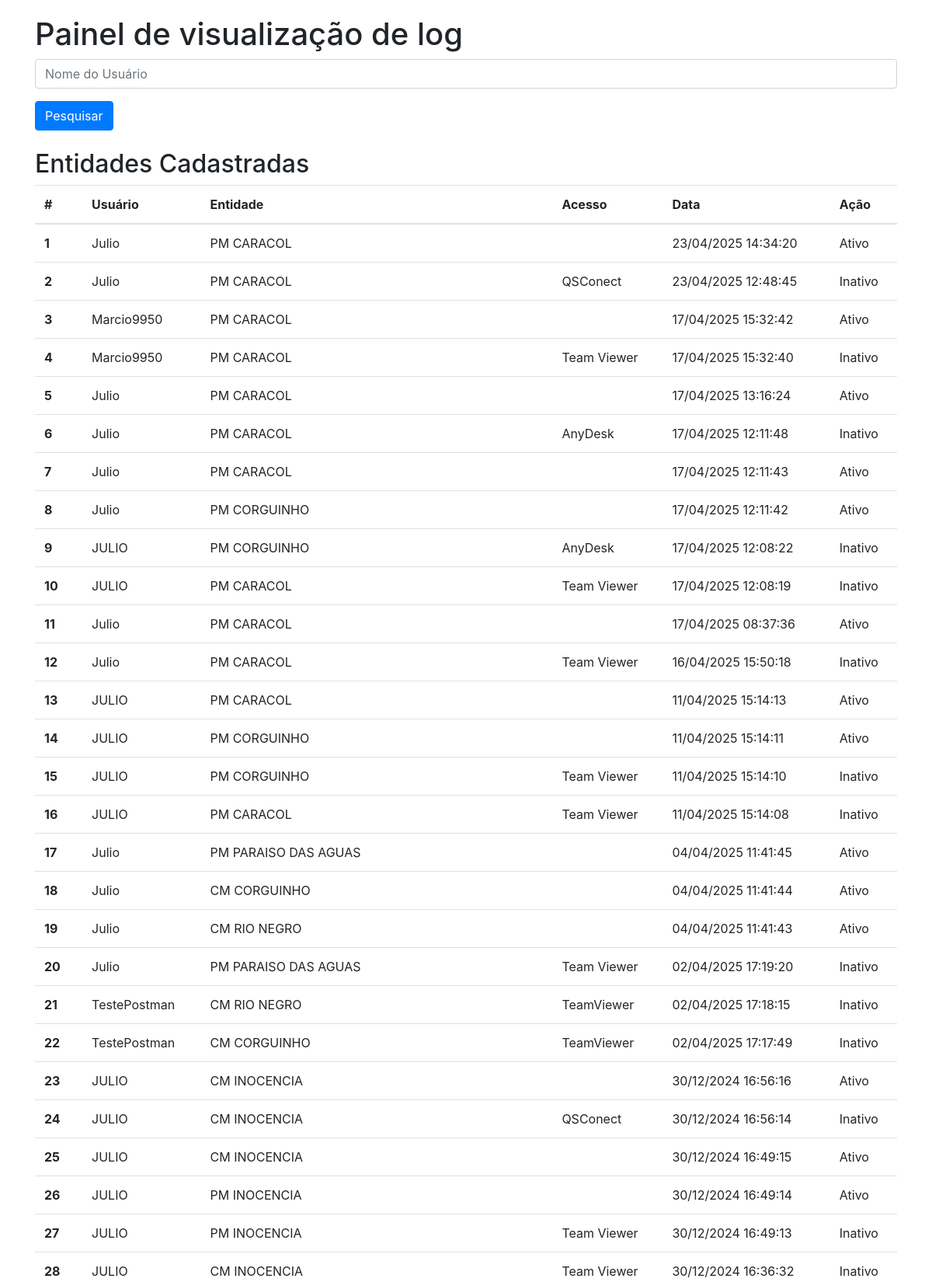
The app's page /log (upper part) with its own data.
### models.py (models this page shows)
class Log(db.Model):
    __tablename__= 'log'
    id = db.Column(db.Integer, primary_key=True)
    usuario = db.Column(db.String(100), nullable=False)
    entidade = db.Column(db.String(100), nullable=False)
    acesso = db.Column(db.String(100))
    data = db.Column(db.DateTime, default=db.func.now())
    ativo = db.Column(db.Boolean, default=True)

### app.py (the view, shortened to what this page needs)
@app.route('/log', methods=['GET', 'POST'])
def log():
    filtro = request.args.get('filtro', '')
    logs = Log.query.filter(
        Log.usuario.like(f'%{filtro}%')
    ).order_by(Log.data.desc()).all()
    for log in logs:
        if log.data:  # Verifique se a data existe para evitar erros
            log.data_formatada = log.data.strftime('%d/%m/%Y %H:%M:%S')
        else:
            log.data_formatada = 'Data não disponível'
    return render_template('log.html', logs=logs)

### templates/log.html (shortened to what this page needs)
<!DOCTYPE html>
<html lang="pt-br">
<head>
    <link rel="stylesheet" href="{{ url_for('static', filename='css/styles.css') }}">
    <link rel="stylesheet" href="https://stackpath.bootstrapcdn.com/bootstrap/4.5.2/css/bootstrap.min.css">
</head>
<body>
    <div class="container">
        <h1>Painel de visualização de log</h1>
        <form method="GET" action="{{ url_for('log') }}" class="mb-4">
            <div class="form-group">
                <input type="text" name="filtro" class="form-control" placeholder="Nome do Usuário" value="{{ request.args.get('filtro', '') }}">
            </div>
            <button type="submit" class="btn btn-primary">Pesquisar</button>
        </form>
        <h2>Entidades Cadastradas</h2>
        <table class="table">
            <thead>
                <tr>
                    <th scope="col">#</th>
                    <th scope="col">Usuário</th>
                    <th scope="col">Entidade</th>
                    <th scope="col">Acesso</th>
                    <th scope="col">Data</th>
                    <th scope="col">Ação</th>
                </tr>
            </thead>
            <tbody>
                {% for log in logs %}
                    <tr>
                        <th scope="row">{{ loop.index }}</th>
                        <td>{{ log.usuario }}</td>
                        <td>{{ log.entidade }}</td>
                        <td>{{ log.acesso }}</td>
                        <td>{{ log.data_formatada }}</td>
                        <td>{% if log.ativo %}Ativo{% else %}Inativo{% endif %}</td>
                    </tr>
                {% endfor %}
            </tbody>
        </table>
    </div>
</body>
</html>

### static/css/styles.css (style rules this page uses)
.container { margin-top: 20px; }

### records on screen
Log: usuario "Julio", entidade "PM CARACOL", data_formatada "23/04/2025 14:34:20", ativo "Ativo"
Log: usuario "Julio", entidade "PM CARACOL", acesso "QSConect", data_formatada "23/04/2025 12:48:45", ativo "Inativo"
Log: usuario "Marcio9950", entidade "PM CARACOL", data_formatada "17/04/2025 15:32:42", ativo "Ativo"
Log: usuario "Marcio9950", entidade "PM CARACOL", acesso "Team Viewer", data_formatada "17/04/2025 15:32:40", ativo "Inativo"
Log: usuario "Julio", entidade "PM CARACOL", data_formatada "17/04/2025 13:16:24", ativo "Ativo"
Log: usuario "Julio", entidade "PM CARACOL", acesso "AnyDesk", data_formatada "17/04/2025 12:11:48", ativo "Inativo"
Log: usuario "Julio", entidade "PM CARACOL", data_formatada "17/04/2025 12:11:43", ativo "Ativo"
Log: usuario "Julio", entidade "PM CORGUINHO", data_formatada "17/04/2025 12:11:42", ativo "Ativo"
Log: usuario "JULIO", entidade "PM CORGUINHO", acesso "AnyDesk", data_formatada "17/04/2025 12:08:22", ativo "Inativo"
Log: usuario "JULIO", entidade "PM CARACOL", acesso "Team Viewer", data_formatada "17/04/2025 12:08:19", ativo "Inativo"
Log: usuario "Julio", entidade "PM CARACOL", data_formatada "17/04/2025 08:37:36", ativo "Ativo"
Log: usuario "Julio", entidade "PM CARACOL", acesso "Team Viewer", data_formatada "16/04/2025 15:50:18", ativo "Inativo"
Log: usuario "JULIO", entidade "PM CARACOL", data_formatada "11/04/2025 15:14:13", ativo "Ativo"
Log: usuario "JULIO", entidade "PM CORGUINHO", data_formatada "11/04/2025 15:14:11", ativo "Ativo"
Log: usuario "JULIO", entidade "PM CORGUINHO", acesso "Team Viewer", data_formatada "11/04/2025 15:14:10", ativo "Inativo"
Log: usuario "JULIO", entidade "PM CARACOL", acesso "Team Viewer", data_formatada "11/04/2025 15:14:08", ativo "Inativo"
Log: usuario "Julio", entidade "PM PARAISO DAS AGUAS", data_formatada "04/04/2025 11:41:45", ativo "Ativo"
Log: usuario "Julio", entidade "CM CORGUINHO", data_formatada "04/04/2025 11:41:44", ativo "Ativo"
Log: usuario "Julio", entidade "CM RIO NEGRO", data_formatada "04/04/2025 11:41:43", ativo "Ativo"
Log: usuario "Julio", entidade "PM PARAISO DAS AGUAS", acesso "Team Viewer", data_formatada "02/04/2025 17:19:20", ativo "Inativo"
Log: usuario "TestePostman", entidade "CM RIO NEGRO", acesso "TeamViewer", data_formatada "02/04/2025 17:18:15", ativo "Inativo"
Log: usuario "TestePostman", entidade "CM CORGUINHO", acesso "TeamViewer", data_formatada "02/04/2025 17:17:49", ativo "Inativo"
Log: usuario "JULIO", entidade "CM INOCENCIA", data_formatada "30/12/2024 16:56:16", ativo "Ativo"
Log: usuario "JULIO", entidade "CM INOCENCIA", acesso "QSConect", data_formatada "30/12/2024 16:56:14", ativo "Inativo"
Log: usuario "JULIO", entidade "CM INOCENCIA", data_formatada "30/12/2024 16:49:15", ativo "Ativo"
Log: usuario "JULIO", entidade "PM INOCENCIA", data_formatada "30/12/2024 16:49:14", ativo "Ativo"
Log: usuario "JULIO", entidade "PM INOCENCIA", acesso "Team Viewer", data_formatada "30/12/2024 16:49:13", ativo "Inativo"
Log: usuario "JULIO", entidade "CM INOCENCIA", acesso "Team Viewer", data_formatada "30/12/2024 16:36:32", ativo "Inativo"
